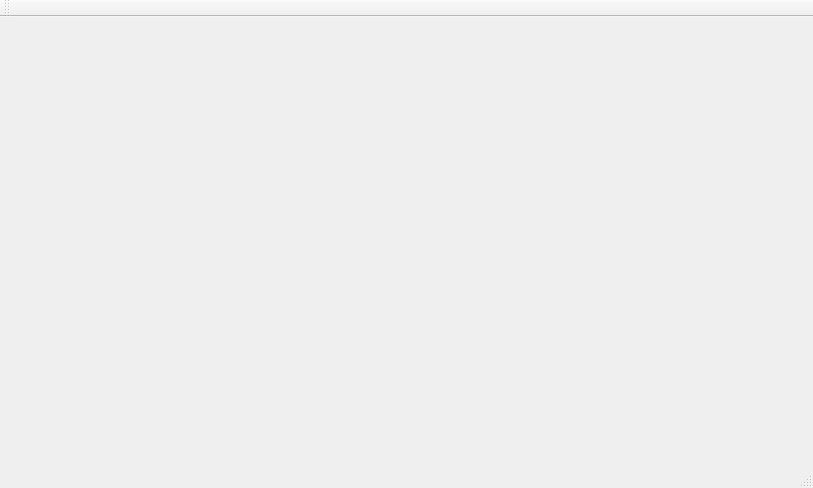
<?xml version="1.0" encoding="UTF-8"?>
<ui version="4.0">
 <class>MainWindow</class>
 <widget class="QMainWindow" name="MainWindow">
  <property name="geometry">
   <rect>
    <x>0</x>
    <y>0</y>
    <width>813</width>
    <height>488</height>
   </rect>
  </property>
  <property name="windowTitle">
   <string>MainWindow</string>
  </property>
  <widget class="QWidget" name="centralWidget"/>
  <widget class="QMenuBar" name="menuBar">
   <property name="geometry">
    <rect>
     <x>0</x>
     <y>0</y>
     <width>813</width>
     <height>25</height>
    </rect>
   </property>
  </widget>
  <widget class="QToolBar" name="mainToolBar">
   <attribute name="toolBarArea">
    <enum>TopToolBarArea</enum>
   </attribute>
   <attribute name="toolBarBreak">
    <bool>false</bool>
   </attribute>
  </widget>
  <widget class="QStatusBar" name="statusBar"/>
 </widget>
 <layoutdefault spacing="6" margin="11"/>
 <resources/>
 <connections/>
</ui>
